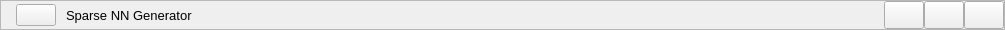
     <widget class="QFrame" name="title_frame">
      <property name="minimumSize">
       <size>
        <width>0</width>
        <height>30</height>
       </size>
      </property>
      <property name="maximumSize">
       <size>
        <width>16777215</width>
        <height>30</height>
       </size>
      </property>
      <property name="frameShape">
       <enum>QFrame::StyledPanel</enum>
      </property>
      <property name="frameShadow">
       <enum>QFrame::Raised</enum>
      </property>
      <layout class="QGridLayout" name="gridLayout_3">
       <property name="leftMargin">
        <number>0</number>
       </property>
       <property name="topMargin">
        <number>0</number>
       </property>
       <property name="rightMargin">
        <number>0</number>
       </property>
       <property name="bottomMargin">
        <number>0</number>
       </property>
       <property name="spacing">
        <number>0</number>
       </property>
       <item row="0" column="0">
        <layout class="QHBoxLayout" name="horizontalLayout_2">
         <property name="spacing">
          <number>10</number>
         </property>
         <property name="leftMargin">
          <number>15</number>
         </property>
         <item>
          <widget class="QPushButton" name="pushButton_3">
           <property name="text">
            <string/>
           </property>
           <property name="icon">
            <iconset>
             <normaloff>resources/icons/neural-net.png</normaloff>resources/icons/neural-net.png</iconset>
           </property>
           <property name="iconSize">
            <size>
             <width>14</width>
             <height>14</height>
            </size>
           </property>
          </widget>
         </item>
         <item>
          <widget class="QLabel" name="label_3">
           <property name="font">
            <font>
             <pointsize>10</pointsize>
            </font>
           </property>
           <property name="text">
            <string>Sparse NN Generator</string>
           </property>
          </widget>
         </item>
        </layout>
       </item>
       <item row="0" column="1">
        <spacer name="horizontalSpacer">
         <property name="orientation">
          <enum>Qt::Horizontal</enum>
         </property>
         <property name="sizeHint" stdset="0">
          <size>
           <width>691</width>
           <height>17</height>
          </size>
         </property>
        </spacer>
       </item>
       <item row="0" column="2">
        <layout class="QHBoxLayout" name="horizontalLayout">
         <property name="spacing">
          <number>0</number>
         </property>
         <property name="topMargin">
          <number>0</number>
         </property>
         <property name="bottomMargin">
          <number>0</number>
         </property>
         <item>
          <widget class="QPushButton" name="minimize_button">
           <property name="sizePolicy">
            <sizepolicy hsizetype="Minimum" vsizetype="Expanding">
             <horstretch>0</horstretch>
             <verstretch>0</verstretch>
            </sizepolicy>
           </property>
           <property name="text">
            <string/>
           </property>
           <property name="icon">
            <iconset>
             <normaloff>resources/icons/minimize-sign.png</normaloff>resources/icons/minimize-sign.png</iconset>
           </property>
           <property name="iconSize">
            <size>
             <width>14</width>
             <height>14</height>
            </size>
           </property>
          </widget>
         </item>
         <item>
          <widget class="QPushButton" name="maximize_button">
           <property name="sizePolicy">
            <sizepolicy hsizetype="Minimum" vsizetype="Expanding">
             <horstretch>0</horstretch>
             <verstretch>0</verstretch>
            </sizepolicy>
           </property>
           <property name="text">
            <string/>
           </property>
           <property name="icon">
            <iconset>
             <normaloff>resources/icons/maximize.png</normaloff>resources/icons/maximize.png</iconset>
           </property>
           <property name="iconSize">
            <size>
             <width>14</width>
             <height>14</height>
            </size>
           </property>
          </widget>
         </item>
         <item>
          <widget class="QPushButton" name="close_button">
           <property name="sizePolicy">
            <sizepolicy hsizetype="Minimum" vsizetype="Expanding">
             <horstretch>0</horstretch>
             <verstretch>0</verstretch>
            </sizepolicy>
           </property>
           <property name="text">
            <string/>
           </property>
           <property name="icon">
            <iconset>
             <normaloff>resources/icons/close.png</normaloff>resources/icons/close.png</iconset>
           </property>
           <property name="iconSize">
            <size>
             <width>14</width>
             <height>14</height>
            </size>
           </property>
          </widget>
         </item>
        </layout>
       </item>
      </layout>
     </widget>
